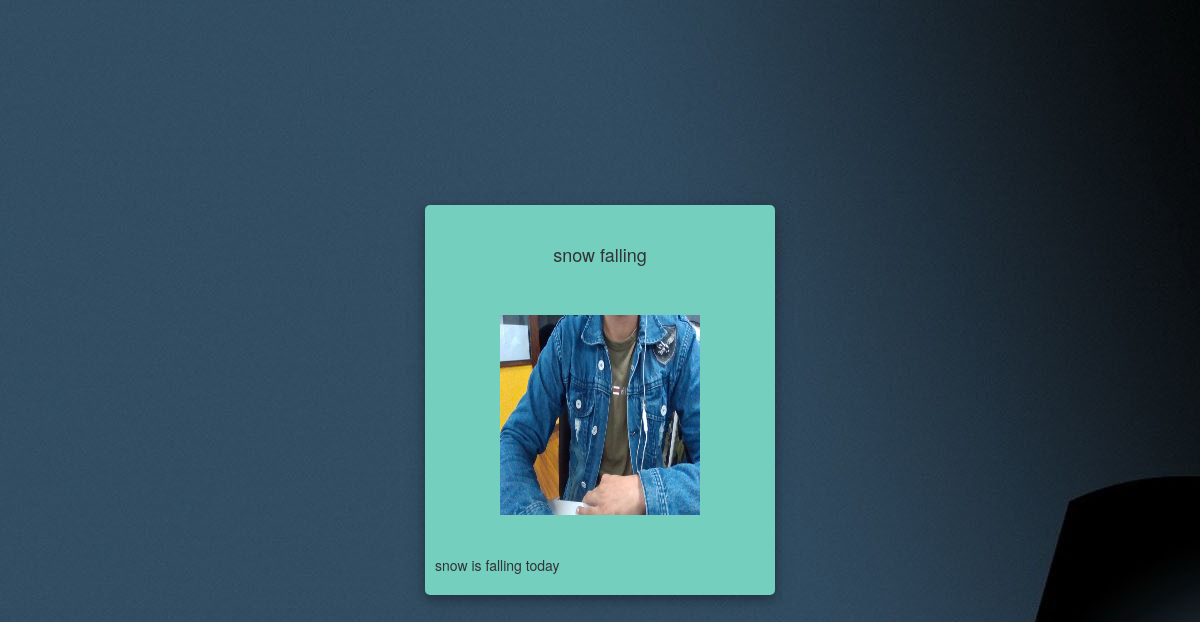
The app's page /postdetailpage/14 (signed in), older data.
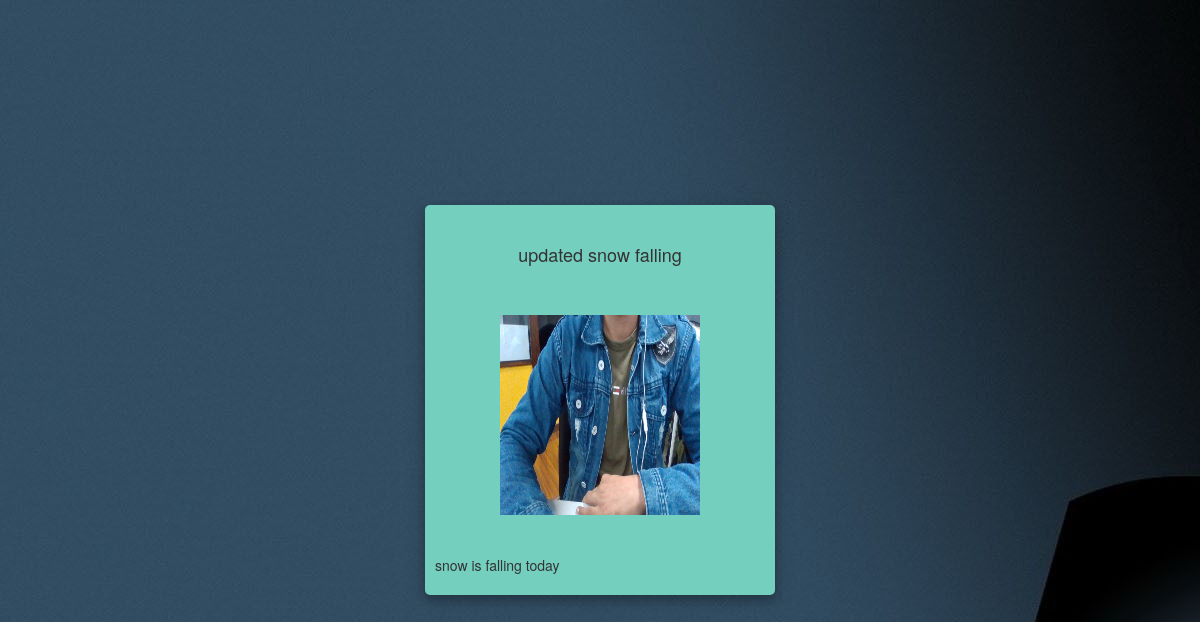
The same page, newer data.
### SocialApp/models.py (models this page shows, shortened)
class BlogPost(models.Model):
    title = models.CharField(max_length=300)
    description = models.TextField()
    image = models.ImageField()
    user = models.ForeignKey(Users, on_delete=models.CASCADE, null=True, blank=True)

### SocialApp/views.py (the view)
# urls.py: path('postdetailpage/<int:id>', views.postdetail, name='postdetail'),
@login_required
def postdetail(request, id):
    post = BlogPost.objects.filter(id=id)
    context = {'post': post, 'media_url': settings.MEDIA_URL}
    return render(request, 'post_detail.html', context)

### SocialApp/templates/post_detail.html (shortened to what this page needs)
{% load static%}
<!DOCTYPE html>
<html>
<head>
    <link rel="stylesheet" href="https://stackpath.bootstrapcdn.com/bootstrap/4.1.3/css/bootstrap.min.css"
>
    <link rel="stylesheet" href="https://use.fontawesome.com/releases/v5.6.1/css/all.css"
>
  <link rel="stylesheet" href="https://maxcdn.bootstrapcdn.com/bootstrap/3.4.1/css/bootstrap.min.css">
</head>
<body>
<div class="container h-100">
    <div class="d-flex justify-content-center h-100">
        <div class="user_card">
                {% for p in post%}
                <div class="d-flex justify-content-center detail-div" style="float:left" style="display: block;">
                    <h4>{{ p.title }}</h4>
                </div>
                <div class="d-flex justify-content-center detail-div" style="float:left" style="display: block;">
                    <img src="{{media_url}}/{{p.image}}" style="width:200px; height:200px;">
                </div>
                <br>
                <p>
                    {{p.description}}
                </p>
                {%endfor%}
        </div>
    </div>
</div>
</body>
</html>

Row changes from the older to the newer data that the page shows:
changed BlogPost "snow is falling today": title "snow falling" → "updated snow falling"
